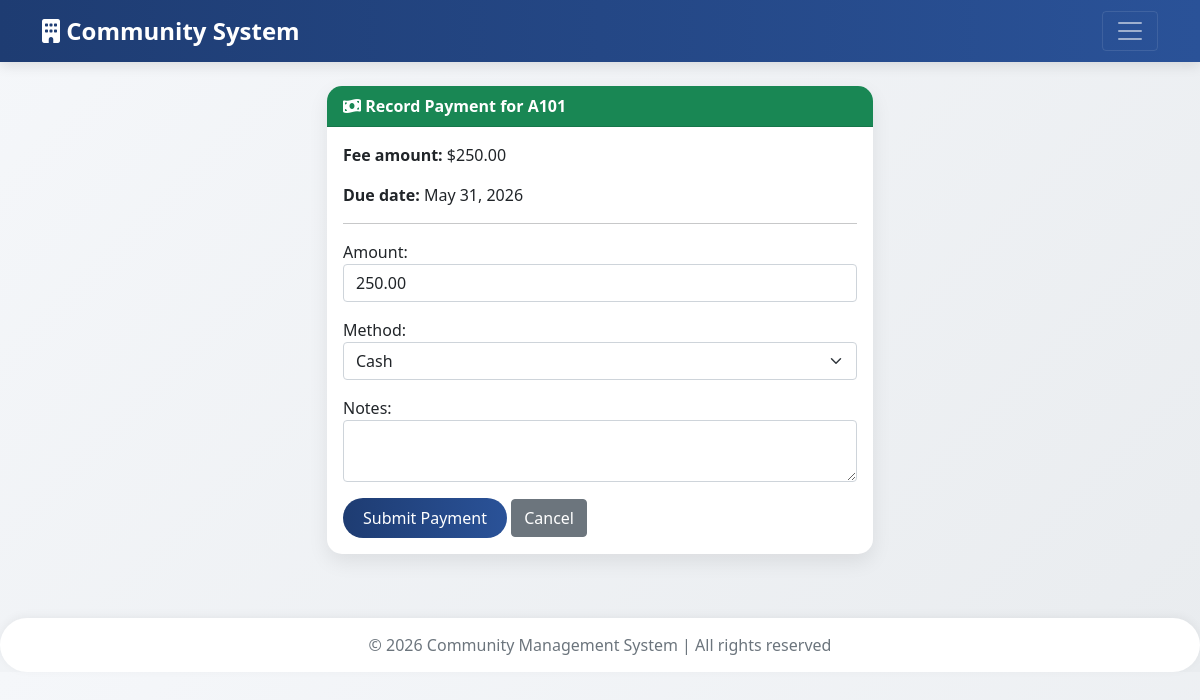
Screenshot of /fees/payment/2/ (signed in) with the database file from the repository.
### core/models.py (models this page shows, shortened)
class Fee(models.Model):
    STATUS_CHOICES = [('unpaid', 'Unpaid'), ('paid', 'Paid'), ('overdue', 'Overdue')]
    property = models.ForeignKey('Property', on_delete=models.CASCADE, related_name='fees')
    amount = models.DecimalField(max_digits=10, decimal_places=2)
    due_date = models.DateField()
    description = models.CharField(max_length=200, blank=True)
    status = models.CharField(max_length=20, choices=STATUS_CHOICES, default='unpaid')
    created_at = models.DateTimeField(auto_now_add=True)

class Property(models.Model):
    STATUS_CHOICES = [('occupied', 'Occupied'), ('vacant', 'Vacant')]
    unit_number = models.CharField(max_length=20, unique=True)
    owner_name = models.CharField(max_length=200)
    monthly_fee = models.DecimalField(max_digits=10, decimal_places=2, default=0)
    status = models.CharField(max_length=20, choices=STATUS_CHOICES, default='vacant')

### core/views.py (the view)
# urls.py: path('fees/payment/<int:fee_id>/', views.record_payment, name='record_payment'),
@login_required
@user_passes_test(is_manager)
def record_payment(request, fee_id):
    fee = get_object_or_404(Fee, id=fee_id)
    if request.method == 'POST':
        form = PaymentForm(request.POST)
        if form.is_valid():
            payment = form.save(commit=False)
            payment.fee = fee
            payment.save()
            messages.success(request, f'Payment recorded! Receipt: {payment.receipt_number}')
            return redirect('fee_list')
    else:
        paid = fee.payments.aggregate(total=Sum('amount'))['total'] or 0
        remaining = fee.amount - paid
        form = PaymentForm(initial={'amount': remaining})
    return render(request, 'core/payment_form.html', {'form': form, 'fee': fee})

### core/forms.py
class PaymentForm(forms.ModelForm):
    class Meta:
        model = Payment
        fields = ['amount', 'method', 'notes']
        widgets = {
            'amount': forms.NumberInput(attrs={'class': 'form-control', 'step': '0.01'}),
            'method': forms.Select(attrs={'class': 'form-select'}),
            'notes': forms.Textarea(attrs={'class': 'form-control', 'rows': 2}),
        }

### core/views.py (called while the page is built)
def is_manager(user):
    return user.is_staff

### core/templates/core/payment_form.html (shortened to what this page needs)
{% extends 'core/base.html' %}
{% block content %}
<div class="row justify-content-center">
    <div class="col-md-6">
        <div class="card">
            <div class="card-header bg-success text-white">
                <i class="fas fa-money-bill-wave"></i> Record Payment for {{ fee.property.unit_number }}
            </div>
            <div class="card-body">
                <p><strong>Fee amount:</strong> ${{ fee.amount }}</p>
                <p><strong>Due date:</strong> {{ fee.due_date }}</p>
                <hr>
                <form method="post">
                    {{ form.as_p }}
                    <button type="submit" class="btn btn-primary">Submit Payment</button>
                    <a href="/fees/" class="btn btn-secondary">Cancel</a>
                </form>
            </div>
        </div>
    </div>
</div>
{% endblock %}

### core/templates/core/base.html (style rules this page uses)
body { background: linear-gradient(135deg, #f5f7fa 0%, #e9ecef 100%); font-family: 'Segoe UI', Tahoma, Geneva, Verdana, sans-serif; }
.card { border-radius: 15px; border: none; box-shadow: 0 8px 20px rgba(0,0,0,0.08); transition: transform 0.2s, box-shadow 0.2s; }
.card-header { border-radius: 15px 15px 0 0 !important; font-weight: 600; }
.btn-primary { background: linear-gradient(90deg, #1e3c72, #2a5298); border: none; border-radius: 30px; padding: 8px 20px; font-weight: 500; }

### rows the page displays
Fee: property.unit_number "A101", amount "250.00", due_date "May 31, 2026"
